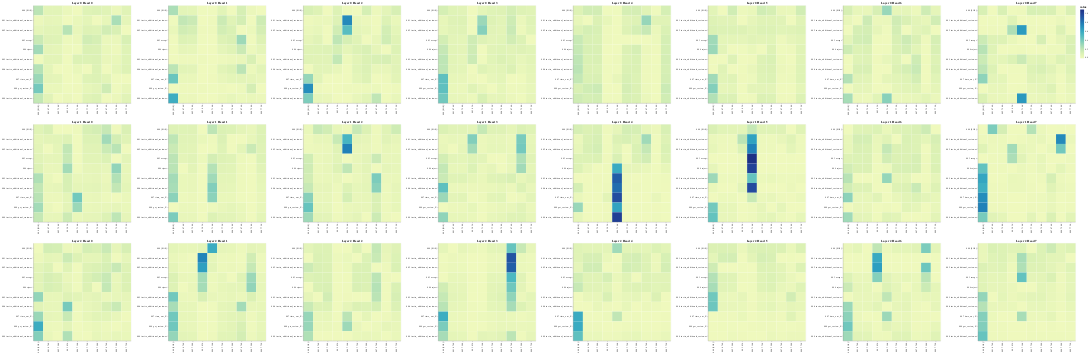

Source (notebook cell):
### Code cell
# Display attention maps for cross-attention
get_all_attention_maps("encoder-decoder", layers, heads, encoder_input_tokens, decoder_input_tokens, 
                       min(20, sentence_len))
